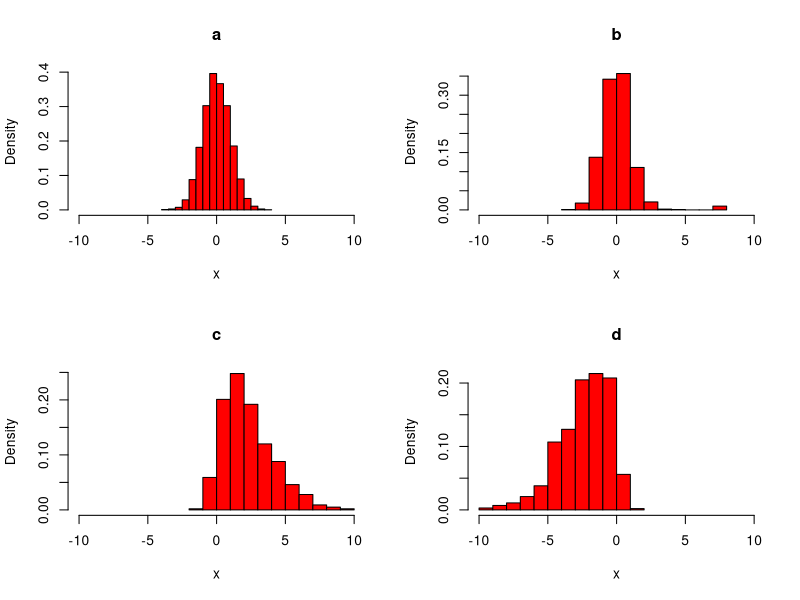

This figure's R source:
## ---- chunk 1
require(sn)
par(mfrow = c(2,2))
hist(rnorm(10000), xlim = c(-10,10), freq = FALSE, col = "red", main = "a", xlab = "x")
hist(c(rnorm(999), rep(8,10)), col = "red", xlim = c(-10,10), freq = FALSE, main = "b", xlab = "x")
hist(rsn(1000,0,3,5), xlim = c(-10,10), freq = FALSE, col = "red", main= "c", xlab = "x")
hist(rsn(1000,0,3,-5), xlim = c(-10,10), freq = FALSE, col = "red", main =  "d", xlab = "x")
